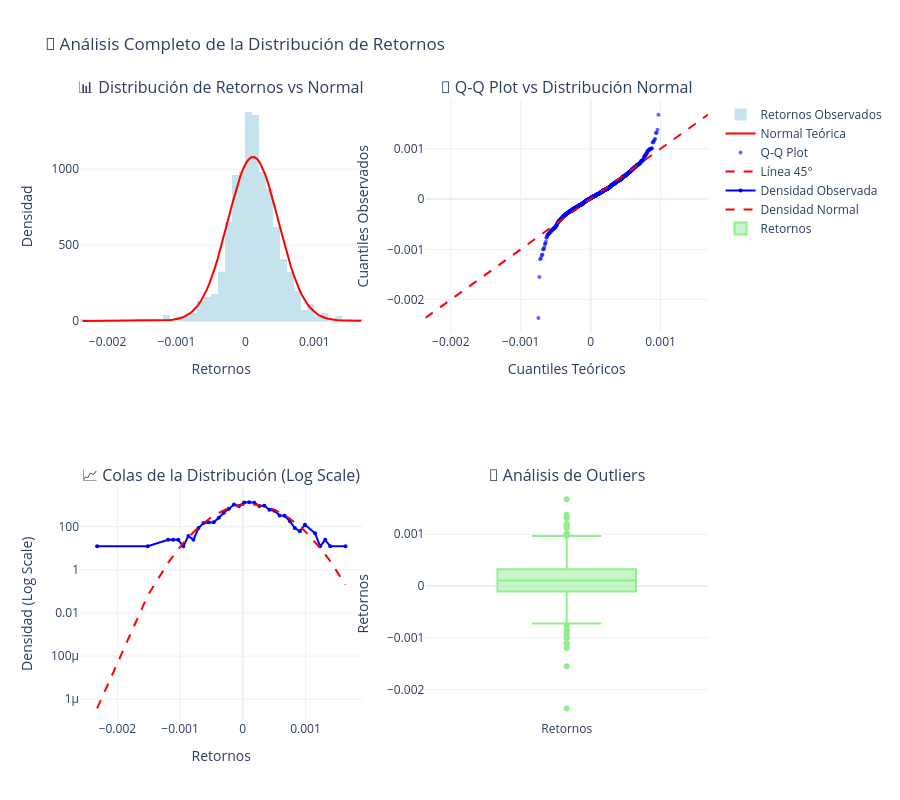

This figure's notebook cell:
### Code cell
# 📊 ANÁLISIS COMPLETO DE LA DISTRIBUCIÓN DE RETORNOS
import numpy as np
import plotly.graph_objects as go
from plotly.subplots import make_subplots
import plotly.express as px
from scipy import stats
import pandas as pd

# Generar datos de retornos simulados basados en las métricas calculadas
# Usaremos los parámetros de la crisis que ya tenemos
np.random.seed(42)  # Para reproducibilidad

# Simular retornos usando los parámetros del mercado
n_periods = 1000
base_vol = volatility_metrics['realized_volatility'] / np.sqrt(252)  # Vol diaria
mean_return = 0.0001  # Pequeño drift positivo

# Crear retornos con características no normales
returns = []
for i in range(n_periods):
    # Agregar clustering de volatilidad
    if i > 0 and abs(returns[-1]) > 2 * base_vol:
        vol_multiplier = 1.5  # Mayor volatilidad después de movimientos grandes
    else:
        vol_multiplier = 1.0
    
    # Generar return con skew y kurtosis
    random_shock = np.random.standard_t(df=5)  # t-distribution para fat tails
    daily_return = mean_return + base_vol * vol_multiplier * random_shock
    
    # Añadir sesgo ocasional (skew)
    if np.random.random() < 0.1:  # 10% de probabilidad
        daily_return += np.random.exponential(base_vol) * np.random.choice([-1, 1])
    
    returns.append(daily_return)

returns = np.array(returns)

# Calcular estadísticas descriptivas
mean_return = np.mean(returns)
std_return = np.std(returns)
skewness = stats.skew(returns)
kurt = stats.kurtosis(returns)
jarque_bera_stat, jarque_bera_p = stats.jarque_bera(returns)

# Test de normalidad Shapiro-Wilk (para muestras < 5000)
if len(returns) < 5000:
    shapiro_stat, shapiro_p = stats.shapiro(returns)
else:
    # Para muestras grandes usamos Kolmogorov-Smirnov
    ks_stat, ks_p = stats.kstest(returns, 'norm', args=(mean_return, std_return))

print("🔬 ANÁLISIS ESTADÍSTICO DE LA DISTRIBUCIÓN DE RETORNOS")
print("=" * 60)
print(f"📊 Número de observaciones: {len(returns):,}")
print(f"📈 Media: {mean_return:.6f}")
print(f"📊 Desviación estándar: {std_return:.6f}")
print(f"📐 Skewness: {skewness:.4f}")
print(f"📊 Kurtosis: {kurt:.4f}")
print(f"📊 Kurtosis exceso: {kurt - 3:.4f}")
print("\n🧪 TESTS DE NORMALIDAD:")
print("-" * 30)
print(f"🔬 Jarque-Bera test:")
print(f"   Estadístico: {jarque_bera_stat:.4f}")
print(f"   P-value: {jarque_bera_p:.6f}")
print(f"   ¿Normal?: {'NO' if jarque_bera_p < 0.05 else 'SÍ'}")

if len(returns) < 5000:
    print(f"🔬 Shapiro-Wilk test:")
    print(f"   Estadístico: {shapiro_stat:.4f}")
    print(f"   P-value: {shapiro_p:.6f}")
    print(f"   ¿Normal?: {'NO' if shapiro_p < 0.05 else 'SÍ'}")
else:
    print(f"🔬 Kolmogorov-Smirnov test:")
    print(f"   Estadístico: {ks_stat:.4f}")
    print(f"   P-value: {ks_p:.6f}")
    print(f"   ¿Normal?: {'NO' if ks_p < 0.05 else 'SÍ'}")

# Crear figura con subplots
fig = make_subplots(
    rows=2, cols=2,
    subplot_titles=(
        '📊 Distribución de Retornos vs Normal',
        '📐 Q-Q Plot vs Distribución Normal', 
        '📈 Colas de la Distribución (Log Scale)',
        '🎯 Análisis de Outliers'
    ),
    specs=[[{"secondary_y": False}, {"secondary_y": False}],
           [{"secondary_y": False}, {"secondary_y": False}]]
)

# 1. Histograma con comparación normal
fig.add_trace(
    go.Histogram(
        x=returns,
        nbinsx=50,
        histnorm='probability density',
        name='Retornos Observados',
        marker_color='lightblue',
        opacity=0.7
    ),
    row=1, col=1
)

# Distribución normal teórica
x_normal = np.linspace(returns.min(), returns.max(), 100)
normal_dist = stats.norm.pdf(x_normal, mean_return, std_return)
fig.add_trace(
    go.Scatter(
        x=x_normal,
        y=normal_dist,
        mode='lines',
        name='Normal Teórica',
        line=dict(color='red', width=2)
    ),
    row=1, col=1
)

# 2. Q-Q Plot
sorted_returns = np.sort(returns)
theoretical_quantiles = stats.norm.ppf(np.linspace(0.01, 0.99, len(returns)), mean_return, std_return)

fig.add_trace(
    go.Scatter(
        x=theoretical_quantiles,
        y=sorted_returns,
        mode='markers',
        name='Q-Q Plot',
        marker=dict(color='blue', size=4, opacity=0.6)
    ),
    row=1, col=2
)

# Línea de referencia para Q-Q plot
min_val = min(theoretical_quantiles.min(), sorted_returns.min())
max_val = max(theoretical_quantiles.max(), sorted_returns.max())
fig.add_trace(
    go.Scatter(
        x=[min_val, max_val],
        y=[min_val, max_val],
        mode='lines',
        name='Línea 45°',
        line=dict(color='red', dash='dash')
    ),
    row=1, col=2
)

# 3. Análisis de colas (Log scale)
hist_values, bin_edges = np.histogram(returns, bins=50, density=True)
bin_centers = (bin_edges[:-1] + bin_edges[1:]) / 2

# Filtrar valores positivos para log scale
positive_hist = hist_values[hist_values > 0]
positive_centers = bin_centers[hist_values > 0]

fig.add_trace(
    go.Scatter(
        x=positive_centers,
        y=positive_hist,
        mode='lines+markers',
        name='Densidad Observada',
        line=dict(color='blue'),
        marker=dict(size=4)
    ),
    row=2, col=1
)

normal_density = stats.norm.pdf(positive_centers, mean_return, std_return)
fig.add_trace(
    go.Scatter(
        x=positive_centers,
        y=normal_density,
        mode='lines',
        name='Densidad Normal',
        line=dict(color='red', dash='dash')
    ),
    row=2, col=1
)

# 4. Box plot para outliers
fig.add_trace(
    go.Box(
        y=returns,
        name='Retornos',
        boxpoints='outliers',
        marker_color='lightgreen'
    ),
    row=2, col=2
)

# Configurar ejes y layout
fig.update_xaxes(title_text="Retornos", row=1, col=1)
fig.update_yaxes(title_text="Densidad", row=1, col=1)

fig.update_xaxes(title_text="Cuantiles Teóricos", row=1, col=2)
fig.update_yaxes(title_text="Cuantiles Observados", row=1, col=2)

fig.update_xaxes(title_text="Retornos", row=2, col=1)
fig.update_yaxes(title_text="Densidad (Log Scale)", type="log", row=2, col=1)

fig.update_yaxes(title_text="Retornos", row=2, col=2)

fig.update_layout(
    height=800,
    title_text="🔬 Análisis Completo de la Distribución de Retornos",
    showlegend=True,
    template="plotly_white"
)

fig.show()

# Calcular percentiles para análisis de colas
percentiles = [0.1, 1, 5, 95, 99, 99.9]
observed_percentiles = np.percentile(returns, percentiles)
normal_percentiles = stats.norm.ppf(np.array(percentiles)/100, mean_return, std_return)

print(f"\n🎯 ANÁLISIS DE COLAS:")
print("-" * 30)
for i, p in enumerate(percentiles):
    obs = observed_percentiles[i]
    norm = normal_percentiles[i]
    ratio = abs(obs/norm) if norm != 0 else float('inf')
    print(f"Percentil {p:4.1f}%: Obs={obs:8.5f}, Normal={norm:8.5f}, Ratio={ratio:.2f}")

# Interpretación automática
print(f"\n🧠 INTERPRETACIÓN AUTOMÁTICA:")
print("=" * 50)

if abs(skewness) > 0.5:
    skew_direction = "derecha (positiva)" if skewness > 0 else "izquierda (negativa)"
    print(f"📐 SKEWNESS: SIGNIFICATIVO hacia la {skew_direction}")
    print(f"    Valor: {skewness:.3f} (>0.5 en valor absoluto)")
else:
    print(f"📐 SKEWNESS: MODERADO ({skewness:.3f})")

if kurt > 3:
    excess_kurt = kurt - 3
    if excess_kurt > 2:
        print(f"📊 KURTOSIS: COLAS MUY GRUESAS (fat tails)")
        print(f"    Exceso de kurtosis: {excess_kurt:.3f} (>>0)")
        print(f"    🚨 Riesgo de eventos extremos ALTO")
    else:
        print(f"📊 KURTOSIS: COLAS GRUESAS moderadas")
        print(f"    Exceso de kurtosis: {excess_kurt:.3f}")
elif kurt < 3:
    print(f"📊 KURTOSIS: COLAS DELGADAS ({kurt:.3f} < 3)")
else:
    print(f"📊 KURTOSIS: NORMAL ({kurt:.3f} ≈ 3)")

if jarque_bera_p < 0.05:
    print(f"🔬 NORMALIDAD: RECHAZADA (p-value: {jarque_bera_p:.6f})")
    print(f"    Los retornos NO siguen una distribución normal")
else:
    print(f"🔬 NORMALIDAD: NO RECHAZADA (p-value: {jarque_bera_p:.6f})")
    print(f"    Los retornos podrían seguir una distribución normal")

print(f"\n💡 IMPLICACIONES PARA TRADING:")
print("-" * 40)
if abs(skewness) > 0.5 or kurt > 5:
    print("⚠️  Usar modelos que capturen asimetría y colas gruesas")
    print("⚠️  VaR tradicional puede subestimar riesgo")
    print("⚠️  Considerar Expected Shortfall (CVaR)")
if jarque_bera_p < 0.05:
    print("⚠️  Los modelos basados en normalidad no son apropiados")
    print("⚠️  Usar distribuciones t de Student o skewed-t")

### Figure 1 — Plotly figure (JSON) as saved in the notebook; plotly's stock layout.template omitted (floating-point values rounded to 4 significant figures; data arrays with more than 128 entries replaced by an {"elided": "..."} marker saying what was removed)
{"data": [{"histnorm": "probability density", "marker": {"color": "lightblue"}, "name": "Retornos Observados", "nbinsx": 50, "opacity": 0.7, "type": "histogram", "x": {"elided": "1000 float values"}, "xaxis": "x", "yaxis": "y"}, {"line": {"color": "red", "width": 2}, "mode": "lines", "name": "Normal Teórica", "type": "scatter", "x": [-0.002363, -0.002323, -0.002282, -0.002241, -0.0022, -0.002159, -0.002118, -0.002078, -0.002037, -0.001996, -0.001955, -0.001914, -0.001873, -0.001833, -0.001792, -0.001751, -0.00171, -0.001669, -0.001628, -0.001588, -0.001547, -0.001506, -0.001465, -0.001424, -0.001383, -0.001343, -0.001302, -0.001261, -0.00122, -0.001179, -0.001138, -0.001098, -0.001057, -0.001016, -0.0009751, -0.0009343, -0.0008935, -0.0008527, -0.0008118, -0.000771, -0.0007302, -0.0006893, -0.0006485, -0.0006077, -0.0005668, -0.000526, -0.0004852, -0.0004443, -0.0004035, -0.0003627, -0.0003218, -0.000281, -0.0002402, -0.0001993, -0.0001585, -0.0001177, -7.684e-05, -3.601e-05, 4.827e-06, 4.566e-05, 8.649e-05, 0.0001273, 0.0001682, 0.000209, 0.0002498, 0.0002907, 0.0003315, 0.0003723, 0.0004132, 0.000454, 0.0004948, 0.0005356, 0.0005765, 0.0006173, 0.0006581, 0.000699, 0.0007398, 0.0007806, 0.0008215, 0.0008623, 0.0009031, 0.000944, 0.0009848, 0.001026, 0.001066, 0.001107, 0.001148, 0.001189, 0.00123, 0.001271, 0.001311, 0.001352, 0.001393, 0.001434, 0.001475, 0.001516, 0.001556, 0.001597, 0.001638, 0.001679], "xaxis": "x", "y": [1.819e-07, 3.799e-07, 7.837e-07, 1.597e-06, 3.216e-06, 6.396e-06, 1.256e-05, 2.438e-05, 4.674e-05, 8.851e-05, 0.0001656, 0.0003059, 0.0005584, 0.001007, 0.001793, 0.003155, 0.005484, 0.009415, 0.01597, 0.02675, 0.04426, 0.07236, 0.1168, 0.1864, 0.2937, 0.4571, 0.7029, 1.068, 1.602, 2.374, 3.475, 5.026, 7.18, 10.13, 14.13, 19.45, 26.46, 35.55, 47.19, 61.87, 80.13, 102.5, 129.6, 161.8, 199.5, 243.0, 292.5, 347.7, 408.3, 473.6, 542.6, 614.2, 686.7, 758.5, 827.5, 891.8, 949.5, 998.5, 1037.0, 1064.0, 1079.0, 1080.0, 1069.0, 1044.0, 1008.0, 961.1, 905.2, 842.2, 774.0, 702.7, 630.1, 558.2, 488.5, 422.3, 360.6, 304.1, 253.4, 208.6, 169.6, 136.2, 108.1, 84.7, 65.57, 50.14, 37.88, 28.27, 20.84, 15.17, 10.91, 7.755, 5.443, 3.774, 2.585, 1.749, 1.169, 0.7715, 0.5031, 0.3241, 0.2062, 0.1296], "yaxis": "y"}, {"marker": {"color": "blue", "opacity": 0.6, "size": 4}, "mode": "markers", "name": "Q-Q Plot", "type": "scatter", "x": {"elided": "1000 float values"}, "xaxis": "x2", "y": {"elided": "1000 float values"}, "yaxis": "y2"}, {"line": {"color": "red", "dash": "dash"}, "mode": "lines", "name": "Línea 45°", "type": "scatter", "x": [-0.002363, 0.001679], "xaxis": "x2", "y": [-0.002363, 0.001679], "yaxis": "y2"}, {"line": {"color": "blue"}, "marker": {"size": 4}, "mode": "lines+markers", "name": "Densidad Observada", "type": "scatter", "x": [-0.002323, -0.001515, -0.001191, -0.00111, -0.001029, -0.0009486, -0.0008678, -0.0007869, -0.0007061, -0.0006252, -0.0005444, -0.0004635, -0.0003827, -0.0003018, -0.000221, -0.0001401, -5.928e-05, 2.157e-05, 0.0001024, 0.0001833, 0.0002641, 0.000345, 0.0004258, 0.0005067, 0.0005875, 0.0006684, 0.0007492, 0.00083, 0.0009109, 0.0009917, 0.001153, 0.001234, 0.001315, 0.001396, 0.001639], "xaxis": "x3", "y": [12.37, 12.37, 24.74, 24.74, 24.74, 12.37, 37.11, 24.74, 86.58, 148.4, 160.8, 160.8, 259.7, 445.3, 680.3, 1064.0, 927.7, 1336.0, 1385.0, 1286.0, 927.7, 952.4, 606.1, 544.2, 334.0, 321.6, 185.5, 86.58, 61.84, 123.7, 49.48, 12.37, 24.74, 12.37, 12.37], "yaxis": "y3"}, {"line": {"color": "red", "dash": "dash"}, "mode": "lines", "name": "Densidad Normal", "type": "scatter", "x": [-0.002323, -0.001515, -0.001191, -0.00111, -0.001029, -0.0009486, -0.0008678, -0.0007869, -0.0007061, -0.0006252, -0.0005444, -0.0004635, -0.0003827, -0.0003018, -0.000221, -0.0001401, -5.928e-05, 2.157e-05, 0.0001024, 0.0001833, 0.0002641, 0.000345, 0.0004258, 0.0005067, 0.0005875, 0.0006684, 0.0007492, 0.00083, 0.0009109, 0.0009917, 0.001153, 0.001234, 0.001315, 0.001396, 0.001639], "xaxis": "x3", "y": [3.771e-07, 0.06533, 2.121, 4.489, 9.056, 17.41, 31.92, 55.75, 92.81, 147.3, 222.7, 321.0, 441.0, 577.5, 720.6, 857.2, 971.7, 1050.0, 1081.0, 1061.0, 992.7, 885.1, 752.1, 609.1, 470.2, 346.0, 242.6, 162.1, 103.3, 62.7, 20.01, 10.52, 5.269, 2.516, 0.2053], "yaxis": "y3"}, {"boxpoints": "outliers", "marker": {"color": "lightgreen"}, "name": "Retornos", "type": "box", "xaxis": "x4", "y": {"elided": "1000 float values"}, "yaxis": "y4"}], "layout": {"annotations": [{"font": {"size": 16}, "showarrow": false, "text": "📊 Distribución de Retornos vs Normal", "x": 0.225, "xanchor": "center", "xref": "paper", "y": 1, "yanchor": "bottom", "yref": "paper"}, {"font": {"size": 16}, "showarrow": false, "text": "📐 Q-Q Plot vs Distribución Normal", "x": 0.775, "xanchor": "center", "xref": "paper", "y": 1, "yanchor": "bottom", "yref": "paper"}, {"font": {"size": 16}, "showarrow": false, "text": "📈 Colas de la Distribución (Log Scale)", "x": 0.225, "xanchor": "center", "xref": "paper", "y": 0.375, "yanchor": "bottom", "yref": "paper"}, {"font": {"size": 16}, "showarrow": false, "text": "🎯 Análisis de Outliers", "x": 0.775, "xanchor": "center", "xref": "paper", "y": 0.375, "yanchor": "bottom", "yref": "paper"}], "height": 800, "showlegend": true, "title": {"text": "🔬 Análisis Completo de la Distribución de Retornos"}, "xaxis": {"anchor": "y", "domain": [0, 0.45], "title": {"text": "Retornos"}}, "xaxis2": {"anchor": "y2", "domain": [0.55, 1], "title": {"text": "Cuantiles Teóricos"}}, "xaxis3": {"anchor": "y3", "domain": [0, 0.45], "title": {"text": "Retornos"}}, "xaxis4": {"anchor": "y4", "domain": [0.55, 1]}, "yaxis": {"anchor": "x", "domain": [0.625, 1], "title": {"text": "Densidad"}}, "yaxis2": {"anchor": "x2", "domain": [0.625, 1], "title": {"text": "Cuantiles Observados"}}, "yaxis3": {"anchor": "x3", "domain": [0, 0.375], "title": {"text": "Densidad (Log Scale)"}, "type": "log"}, "yaxis4": {"anchor": "x4", "domain": [0, 0.375], "title": {"text": "Retornos"}}}}
